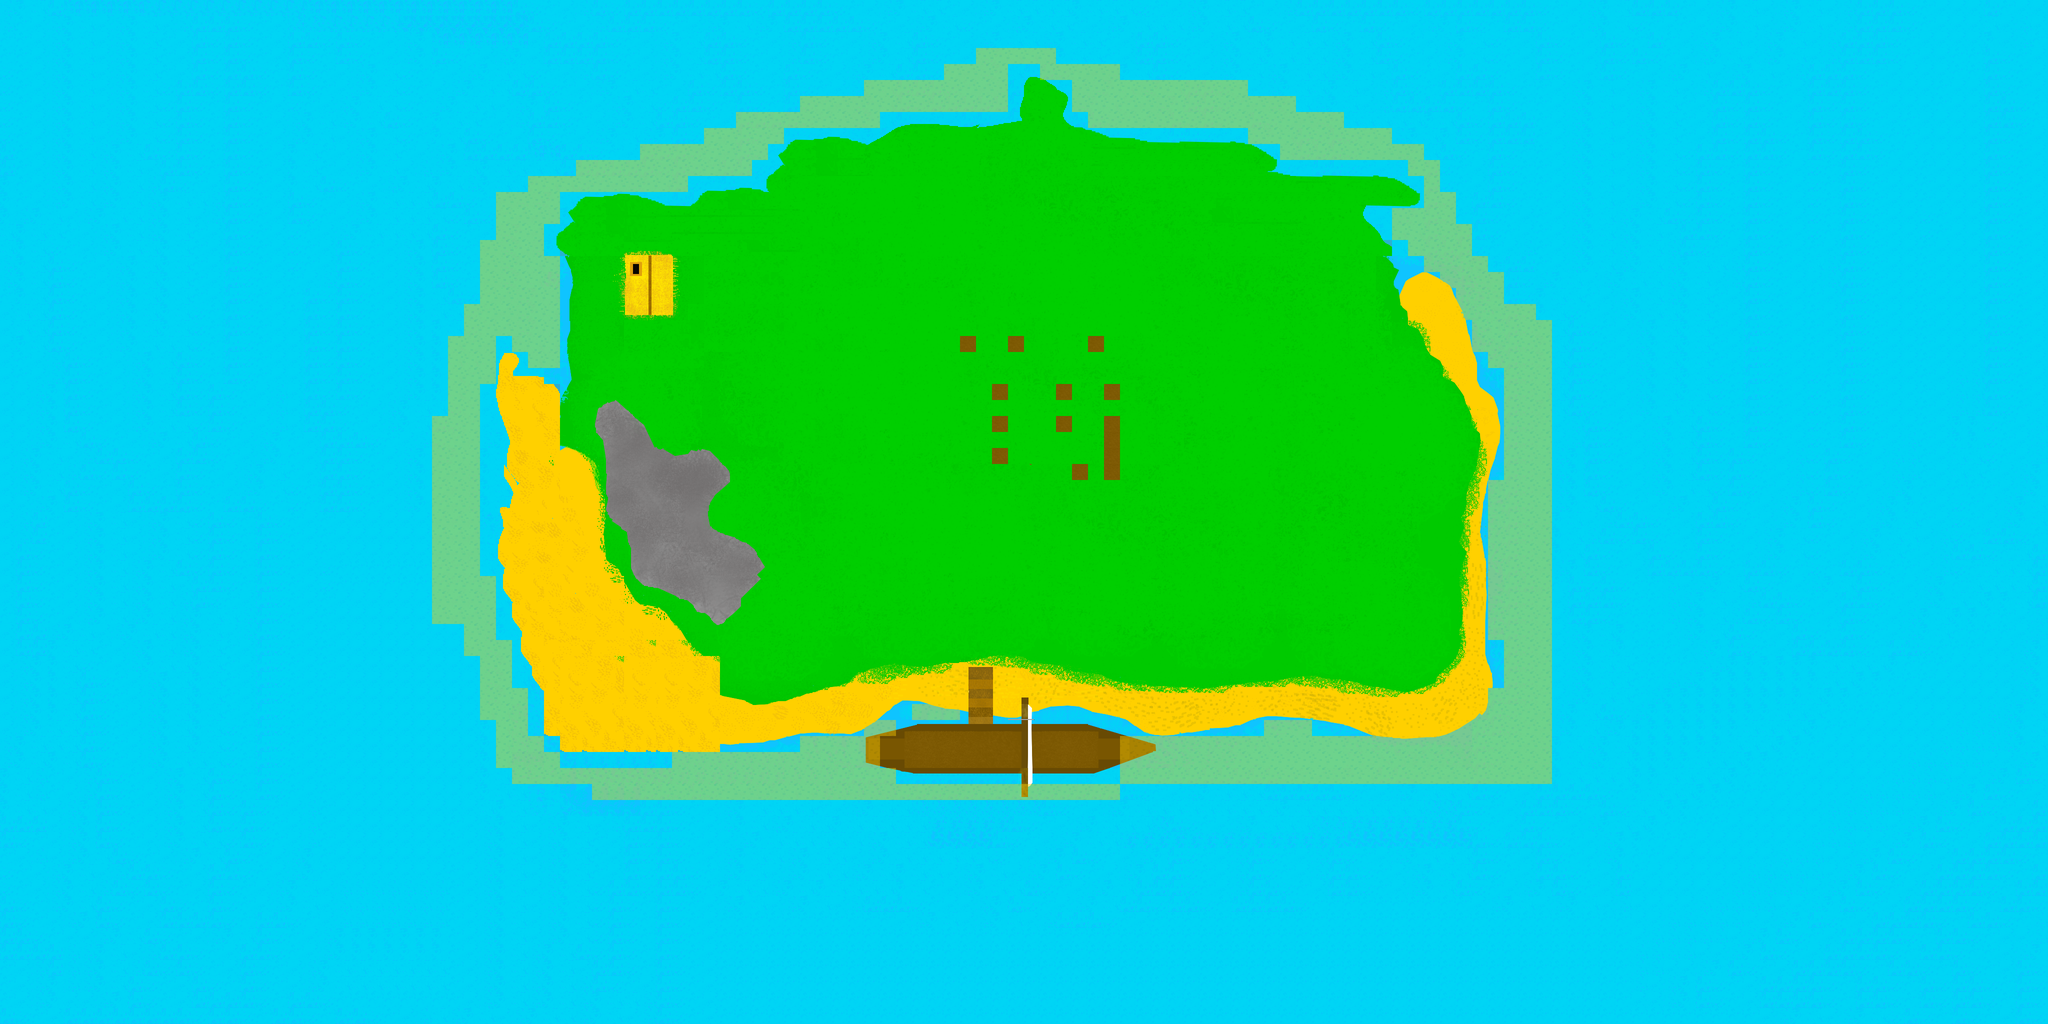

A level layout from a 2D game, rendered from its tile map. Below: a short description, then the map file with tile-grid data replaced by summaries:
An orthogonal 128x64 tile map with 32x32 px tiles, 6 tile layers (Tile Layer 1, GameObjects, collision, Laiva, ...) and 26 objects.

<map version="1.0" orientation="orthogonal" width="128" height="64" tilewidth="32" tileheight="32">
 <tileset firstgid="1" name="Levelperkele" tilewidth="32" tileheight="32">
  <image source="Levelperkele.png" width="3840" height="2048" />
 </tileset>
 <layer name="Tile Layer 1" width="128" height="64">
  <data>[8192 cells, 8192 non-empty, 4827 distinct tile ids]</data>
 </layer>
 <layer name="GameObjects" width="128" height="64">
  <data>[8192 cells, 14 non-empty, 1 distinct tile ids]</data>
 </layer>
 <layer name="collision" width="128" height="64" opacity="0.43">
  <data>[8192 cells, 568 non-empty, 1 distinct tile ids]</data>
 </layer>
 <objectgroup name="Laiva" width="128" height="64">
  <object x="1820" y="1448" width="360" height="96" />
 </objectgroup>
 <objectgroup name="Susi" width="128" height="64">
  <object x="1274" y="644" width="34" height="36" />
  <object x="1290" y="630" width="40" height="34" />
  <object x="1266" y="634" width="42" height="28" />
  <object x="1288" y="638" width="34" height="32" />
  <object x="1276" y="634" width="28" height="32" />
  <object x="1298" y="634" width="34" height="50" />
  <object x="1268" y="642" width="40" height="38" />
  <object x="1298" y="636" width="32" height="42" />
  <object x="1282" y="644" width="36" height="48" />
  <object x="1276" y="640" width="40" height="32" />
  <object x="1304" y="642" width="30" height="26" />
  <object x="1270" y="640" width="30" height="34" />
 </objectgroup>
 <objectgroup name="Lammas_Objects" width="128" height="64">
  <object x="1880" y="650" width="62" height="60" />
  <object x="2026" y="668" width="66" height="58" />
  <object x="2162" y="652" width="72" height="70" />
  <object x="1928" y="748" width="80" height="54" />
  <object x="2098" y="758" width="46" height="50" />
  <object x="2188" y="768" width="72" height="42" />
  <object x="1972" y="828" width="56" height="48" />
  <object x="2072" y="842" width="76" height="36" />
  <object x="2206" y="848" width="36" height="40" />
  <object x="1972" y="888" width="100" height="60" />
  <object x="2114" y="902" width="66" height="56" />
  <object x="2206" y="912" width="88" height="56" />
 </objectgroup>
 <objectgroup name="player.object" width="128" height="64">
  <object x="1932" y="1342" width="58" height="48" />
 </objectgroup>
 <layer name="Laiva" width="128" height="64">
  <data>[8192 cells, 56 non-empty, 56 distinct tile ids]</data>
 </layer>
 <objectgroup name="GameObjects" width="128" height="64" />
 <layer name="Lammas_Objects" width="128" height="64">
  <data>[8192 cells, 0 non-empty, 0 distinct tile ids]</data>
 </layer>
 <layer name="Susi" width="128" height="64">
  <data>[8192 cells, 0 non-empty, 0 distinct tile ids]</data>
 </layer>
</map>
